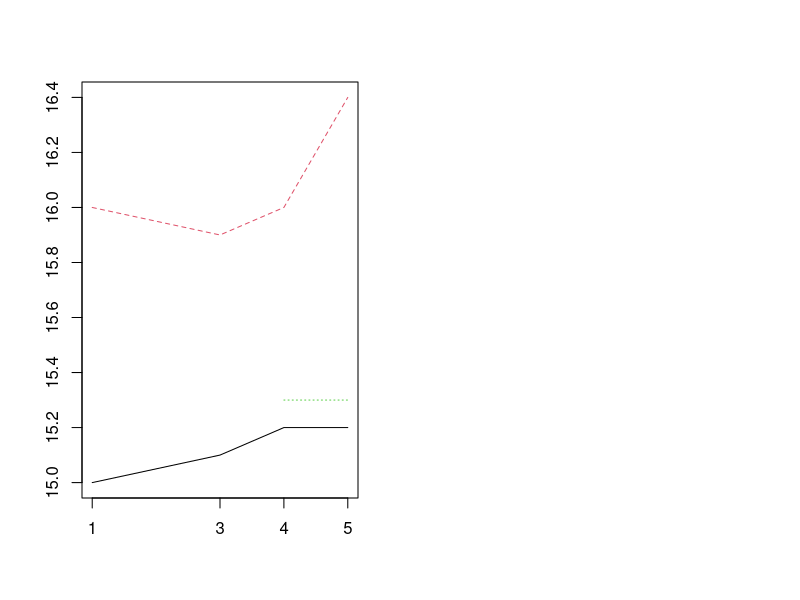

Recreate this plot in R.
setClass(
    Class="Trajectories",
    representation=representation(
        times = "numeric",
        traj = "matrix"
    ),
    validity=function(object){
        cat("~~~ Trajectories: inspector ~~~ \n")
        if(length(object@times) != ncol(object@traj)){
            stop ("[Trajectories: validation] the number of temporal measurements does not correspond to the number given.")
        } else {}
        return(TRUE) 
    }
)
setMethod(
    f= "initialize",
    signature="Trajectories",
    definition=function(.Object, times, traj){
        cat("~~~ Trajectory initializer ~~~\n")
        if(!missing(traj)){
            colnames(traj) <- paste("T", times,sep="")
            rownames(traj) <- paste("I",1:nrow(traj),sep="")
            .Object@traj <- traj
            .Object@times <- times
            validObject(.Object)
        }
        return(.Object)
    }
)
setMethod(
    f= "plot",
    signature= "Trajectories",
    definition=function (x,y,...){
        matplot(x@times, t(x@traj), xaxt="n", type="l", ylab= "", xlab= "", pch=1)
        axis(1, at=x@times)
    }
)
setMethod(
    f= "print",
    signature= "Trajectories",
    definition=function (x,...){
        cat("*** Class Trajectories, print method *** \n")
        cat("* Times ="); print (x@times)
        cat("* Traj = \n"); print (x@traj)
        cat("****** End print (trajectories) ****** \n")
    }
)
setMethod(
    f= "show",
    signature= "Trajectories",
    definition=function (object){
        if (length(object@traj) > 0){
            cat("Class Trajectories: show method \n")
            print (object@times)
            print (object@traj)
        } else {
            cat("Howdy Folks. \n")
        }
    }
)
setGeneric(
    name= "countMissing",
    def=function(object,value){standardGeneric("countMissing")}
)   
setMethod(
    f= "countMissing",
    signature= "Trajectories",
    definition=function(object){
        return(sum(is.na(object@traj)))
    }
)
lockBinding("countMissing",.GlobalEnv)
## Errors because of lockBinding
#setGeneric(
#    name= "countMissing",
#    def=function(object,value){standardGeneric("countMissing")}
#)   
setGeneric("getTimes", function(object){standardGeneric ("getTimes")})
setMethod("getTimes","Trajectories",
    function(object){
        return(object@times)
    }
)
setGeneric("getTraj", function(object){standardGeneric ("getTraj")})
setMethod("getTraj","Trajectories",
    function(object){
        return(object@traj)
    }
)
setGeneric("getTrajInclusion", function(object){standardGeneric ("getTrajInclusion")})
setMethod("getTrajInclusion","Trajectories",
    function(object){
        return(object@traj[,1])
    }
)
setGeneric("setTimes<-", function(object, value){standardGeneric ("setTimes<-")})
setReplaceMethod(
    f="setTimes",
    signature="Trajectories",
    definition=function(object,value){
        object@times <- value
        validateObject(object)
        return(object)
    }
)
setMethod(
    f="[",
    signature="Trajectories",
    definition=function(x,i,j,drop){
        if(i=="times"){return(x@times)}else{}
        if(i=="traj"){return(x@traj)}else{}
    }
)
setReplaceMethod(
    f="[",
    signature="Trajectories",
    definition=function(x,i,j,value){
        if(i=="times"){x@times <- value}else{}
        if(i=="traj"){x@traj <- value}else{}
        validateObject(x)
        return(x)
    }
)

## Also can use setGenericVerif to lock the method as well.
#setGenericVerif <- function(x,y){if(!isGeneric(x){setGeneric(x,y)}else{}}
## and then never use setGeneric, but always use setGenericVerif.

tr <- trajectories <- function(times, traj){
    cat("~~~~ Trajectories: constructor ~~~~\n")
    return(new(Class="Trajectories",times=times,traj=traj))
}

#trajPitie <- new(Class="Trajectories")
trajCochin <- new(
    Class="Trajectories",
    times=c(1,3,4,5),
    traj=rbind(
        c(15, 15.1, 15.2, 15.2),
        c(16, 15.9, 16, 16.4),
        c(15.2, NA, 15.3, 15.3)
    )
)

setClass(
    Class="TrajectoriesBis",
    representation=representation(
        times = "numeric",
        traj = "matrix"
    ),
#   prototype=prototype(
#       times = 1,
#       traj = matrix (0)
#   )
)
#removeClass("TrajectoriesBis")
setMethod("initialize",
    "TrajectoriesBis",
    function(.Object, nbWeek, BMIinit){
        traj <- outer(BMIinit, 1:nbWeek, function(init,week){return(init+0.1*week)})
        colnames(traj) <- paste("T",1:nbWeek,sep="")
        rownames(traj) <- paste("I",1:nrow(traj),sep="")
        .Object@times <- 1:nbWeek
        .Object@traj <- traj
        return(.Object)
    }
)

setClass(
    Class="Partition",
    representation=representation(
        nbGroups="numeric",
        part="factor"
    )
)
setGeneric("getNbGroups",function(object){standardGeneric("getNbGroups")})
setMethod("getNbGroups","Partition",function(object){return(object@nbGroups)})
setGeneric("getPart",function(object){standardGeneric("getPart")})
setMethod("getPart","Partition",function(object){return(object@part)})

slotNames("Trajectories")
getSlots("Trajectories")
getClass("Trajectories")
showMethods(class="Trajectories")
getMethod(f="plot", signature="Trajectories")
existsMethod(f="plot", signature="Trajectories")

par(mfrow=c(1,2))
plot(trajCochin)
#plot(trajStAnne)
print(trajCochin)
trajCochin
#trajPitie

new(Class="Trajectories", times=1:2,traj=matrix(1:2,ncol=2))
#new(Class="Trajectories", times=1:3, traj=matrix(1:2,ncol=2))
new(Class="Trajectories", times=c(1,2,4,8), traj=matrix(1:8,nrow=2))
new(Class="TrajectoriesBis", nbWeek=4, BMIinit=c(16,17,15.6))
trajectories(time=c(1,2,4),traj=matrix(1:6,ncol=3))

partCochin <- new(Class="Partition", nbGroups=2, part=factor(c("A","B","A","B")))
partStAnnie <- new(Class="Partition", nbGroups=2, part=factor(rep(c("A","B"),c(50,30))))

setGeneric("test", function(x,y,...){standardGeneric("test")})
setMethod("test", "numeric", function(x,y,...){cat("x is numeric =",x,"\n")})
setMethod("test", "character", function(x,y,...){cat("x is character =",x,"\n")})
setMethod(
    f= "test",
    signature= c(x="numeric", y="character"),
    definition= function(x,y,...){
        cat("more complicated...")
        cat("x is numeric =", x, " AND y is a character = ", y, "\n")
    }
)
test(3.14)
test("Hello")
test(3.14,"Goodbye")
showMethods(test)

setClass(
    Class="TrajPartitioned",
    representation=representation(listPartitions="list"),
    contains="Trajectories"
)
tdPitie <- new("TrajPartitioned")
show(tdPitie)
unclass(tdPitie)

partCochin2 <- new("Partition", nbGroups=3, part=factor(c("A","C","C","B")))
#tdCochin <- new(
#    Class="TrajPartition",
#    times=c(1,3,4,5),
#    traj=trajCochin@traj,
#    listPartitions=list(partCochin,partCochin2)
#)
#getMethod("initialize","TrajPartition")
existsMethod("initialize","TrajPartition")
hasMethod("initialize","TrajPartition")
selectMethod("initialize","TrajPartition")
